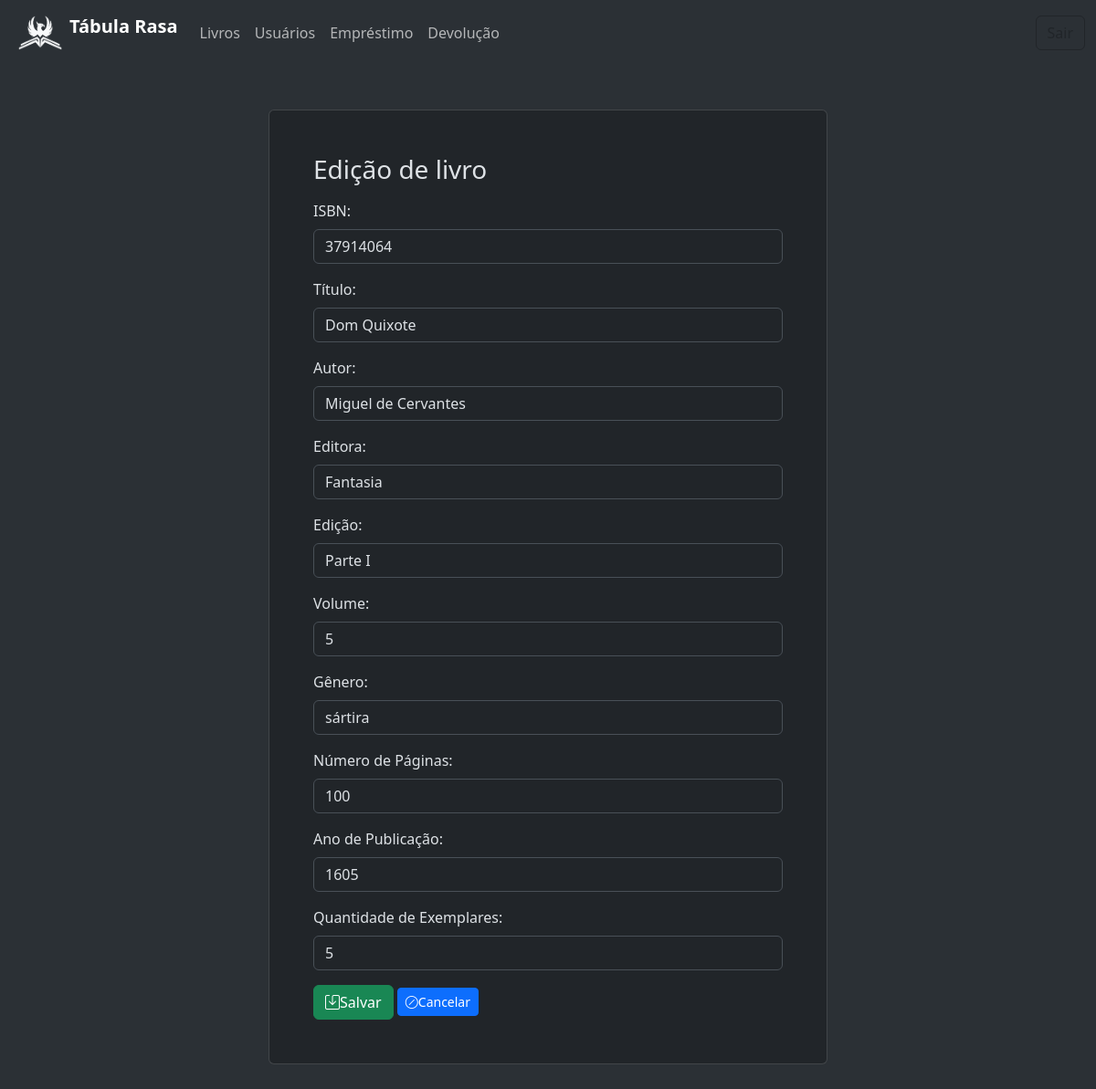
Before: /books/37914064/edit (signed in) with the older database file.
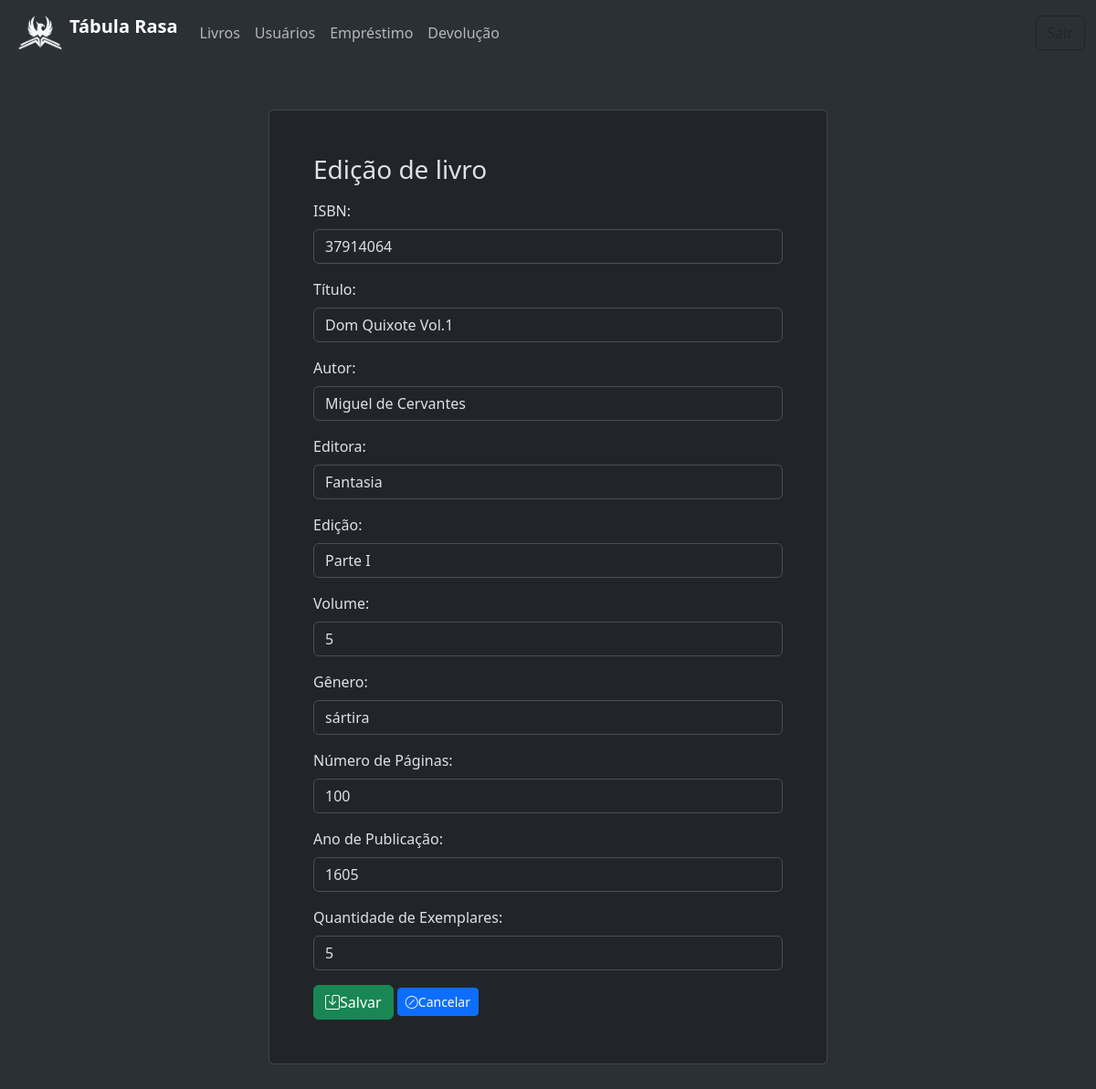
After: the same page with the newer database file.
### models/database.py (models this page shows, shortened)
class Livro (Tabular):
    __tablename__ = 'livro'
    id = Column(Integer, primary_key=True)
    titulo = Column(String(100), nullable=False)
    isbn = Column(String(25), unique=True, nullable=False)
    autor = Column(Text, nullable=False)
    editora = Column(String(100), nullable=False)
    edicao = Column(String(15), nullable=True)
    volume = Column(Integer, nullable=True)
    genero_literario = Column(String(100), nullable=False)
    numero_paginas = Column(Integer, nullable=False)
    ano_publicacao = Column(Integer, nullable=False)
    exemplares = Column(Integer, nullable=False)
    ativo = Column(Boolean, default=True)
    emprestimo = relationship('Emprestimo', back_populates='livro')

### controller/book_management.py (the view)
@blueprint.route("/books/<string:isbn>/edit", methods=["POST", "GET"])
def edit_book(isbn):
    if "user_id" not in session:
        flash("Para acessar o software faça login...", "warning")
        return redirect(url_for("user_authentication.login"))
    else:
        if request.method == "POST":
            connection = Session()
            livro = connection.query(Livro).filter_by(isbn=isbn).first()
            livro.isbn = request.form["isbn"]
            livro.titulo = request.form["titulo"]
            livro.autor = request.form["autor"]
            livro.editora = request.form["editora"]
            livro.edicao = request.form["edicao"]
            livro.volume = int(request.form["volume"])
            livro.genero_literario = request.form["genero"]
            livro.numero_paginas = int(request.form["paginas"])
            livro.ano_publicacao = int(request.form["publicacao"])
            livro.exemplares = int(request.form["exemplares"])
            connection.commit()
            connection.close()
            flash("Livro alterado com sucesso!", "success")
            return redirect(url_for("book_management.list_books"))
        else:
            connection = Session()
            livro = connection.query(Livro).filter_by(isbn=isbn).first()
            connection.close()
            return render_template("bookEdit.html", livro=livro)

### templates/bookEdit.html (shortened to what this page needs)
{% extends "layout.html" %}
{% block content %}
   <div class="col-sm-11 col-lg-6 card p-5 my-5">
        <h3 class="card-title mb-3">Edição de livro</h3>
        <form method="POST" action="{{ url_for('book_management.edit_book', isbn=livro.isbn) }}">
            <div class="form-group mb-3">
                <label for="isbn" class="form-label">ISBN:</label>
                <input type="text" class="form-control" id="isbn" name="isbn" value="{{ livro.isbn }}" readonly>
            </div>
            <div class="form-group mb-3">
                <label for="titulo" class="form-label">Título:</label>
                <input type="text" class="form-control" id="titulo" name="titulo" value="{{ livro.titulo }}" required>
            </div>
            <div class="form-group mb-3">
                <label for="autor" class="form-label">Autor:</label>
                <input type="text" class="form-control" id="autor" name="autor" value="{{ livro.autor }}" required>
            </div>
            <div class="form-group mb-3">
                <label for="editora" class="form-label">Editora:</label>
                <input type="text" class="form-control" id="editora" name="editora" value="{{ livro.editora }}" required >
            </div>
            <div class="form-group mb-3">
                <label for="edicao" class="form-label">Edição:</label>
                <input type="text" class="form-control" id="edicao" name="edicao" value="{{ livro.edicao }}">
            </div>
            <div class="form-group mb-3">
                <label for="volume" class="form-label">Volume:</label>
                <input type="text" class="form-control" id="volume" name="volume" value="{{ livro.volume }}">
            </div>
            <div class="form-group mb-3">
                <label for="genero" class="form-label">Gênero:</label>
                <input type="text" class="form-control" id="genero" name="genero" value="{{ livro.genero_literario }}" required>
            </div>
            <div class="form-group mb-3">
                <label for="paginas" class="form-label">Número de Páginas:</label>
                <input type="number" class="form-control" id="paginas" name="paginas" value="{{ livro.numero_paginas }}" required>
            </div>
            <div class="form-group mb-3">
                <label for="ano" class="form-label">Ano de Publicação:</label>
                <input type="number" class="form-control" id="publicacao" name="publicacao" value="{{ livro.ano_publicacao }}" required>
            </div>
            <div class="form-group mb-3">
                <label for="exemplares" class="form-label">Quantidade de Exemplares:</label>
                <input type="number" class="form-control" id="exemplares" name="exemplares" value="{{ livro.exemplares }}" required>
            </div>
            <button type="submit" class="btn btn-success bi bi-save">Salvar</button>
            <a href="{{ url_for('book_management.list_books') }}" class="btn btn-primary btn-sm bi bi-slash-circle">Cancelar</a>
        </form>
    </div>
{% endblock %}

Changed rows visible on the page:
changed Livro "Miguel de Cervantes": titulo "Dom Quixote" → "Dom Quixote Vol.1"
